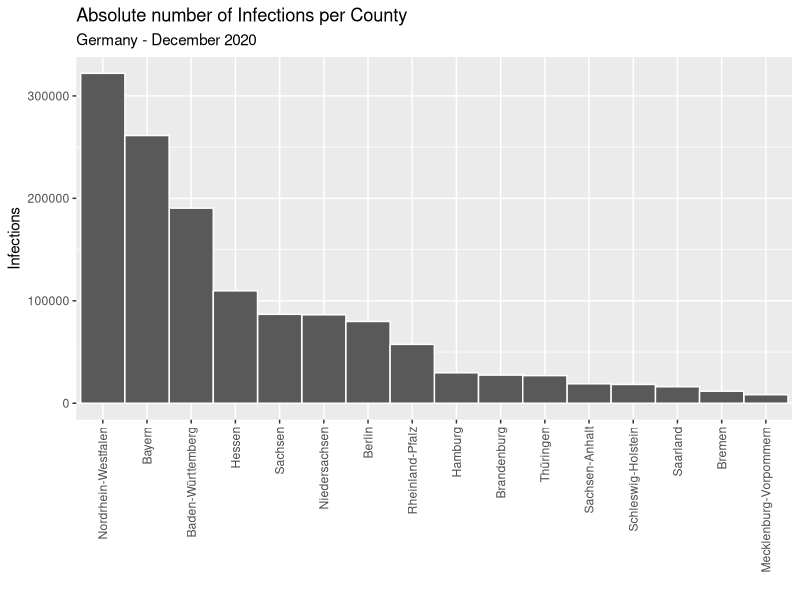
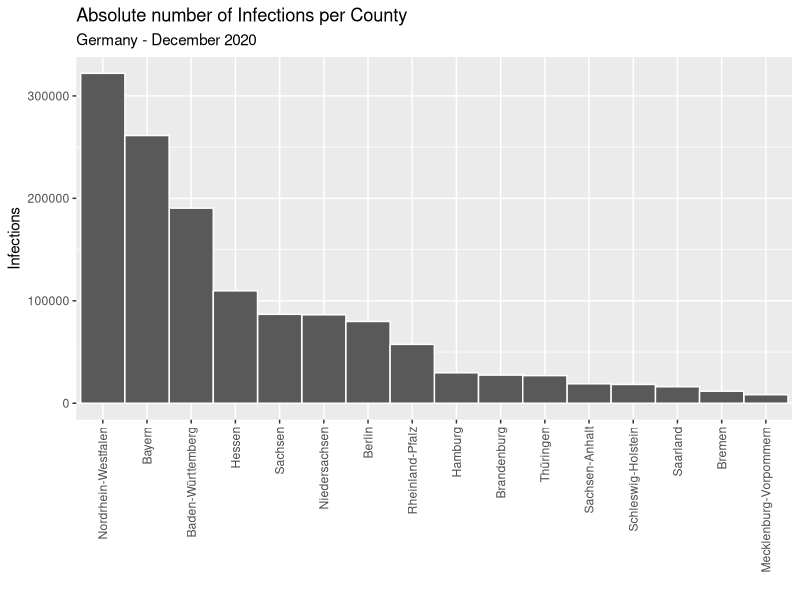

Recreate these plots in R, in order.
library(ggplot2)
library(RColorBrewer)

options(scipen = 10000)

setwd(dirname(rstudioapi::getActiveDocumentContext()$path))

data <-
  read.csv(
    "./data/cases_by_county.csv",
    sep = ";",
    header = FALSE,
    col.names = c("Bundesland", "Infektionen")
  )


getPalette = colorRampPalette(brewer.pal(9, "Set1"))


# g <- ggplot(data, aes(x="", y=Infektionen, fill=Bundesland)) +
#   geom_bar(stat = "identity", width = 1, color="white") +
#   coord_polar("y", start = 0) +
#   theme_void() +
#   labs(
#     title = "Verteilung der absoluten Infektionzahlen nach Bundesland"
#   )


g <-
  ggplot(data, aes(
    x = reorder(Bundesland, Infektionen, decreasing = TRUE),
    y = Infektionen
  )) +
  geom_bar(
    stat = "identity",
    width = 1,
    color = "white",
    position = "dodge"
  ) +
  labs(
    title = "Absolute number of Infections per County",
    subtitle = "Germany - December 2020",
    x = "",
    y = "Infections"
  ) +
  theme(axis.text.x = element_text(
    angle = 90,
    vjust = 0.5,
    hjust = 1
  ))



print(g)

ggsave("cases_by_county.png", width = 8.37, height = 6, dpi = 300)
